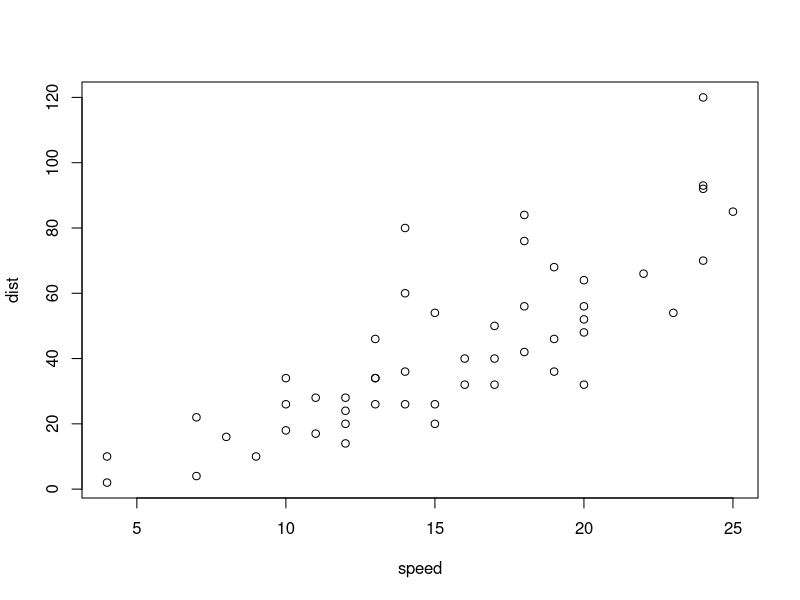
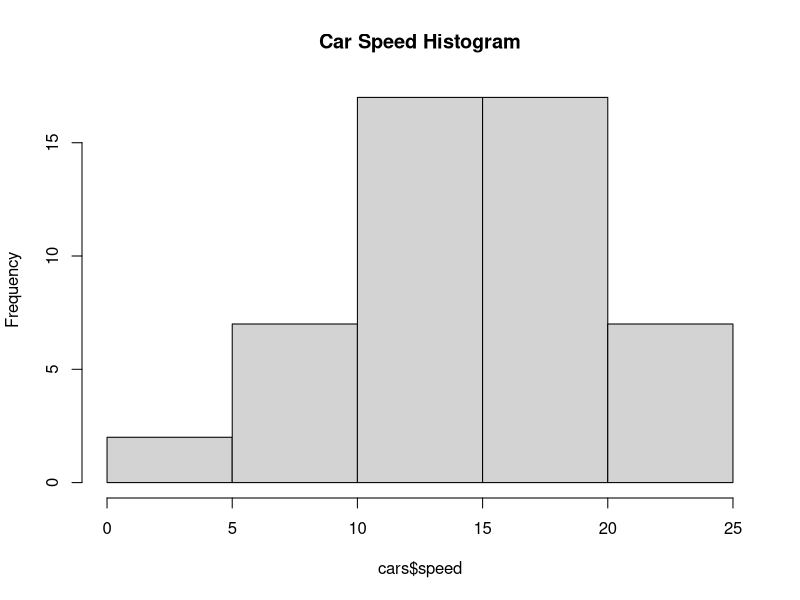
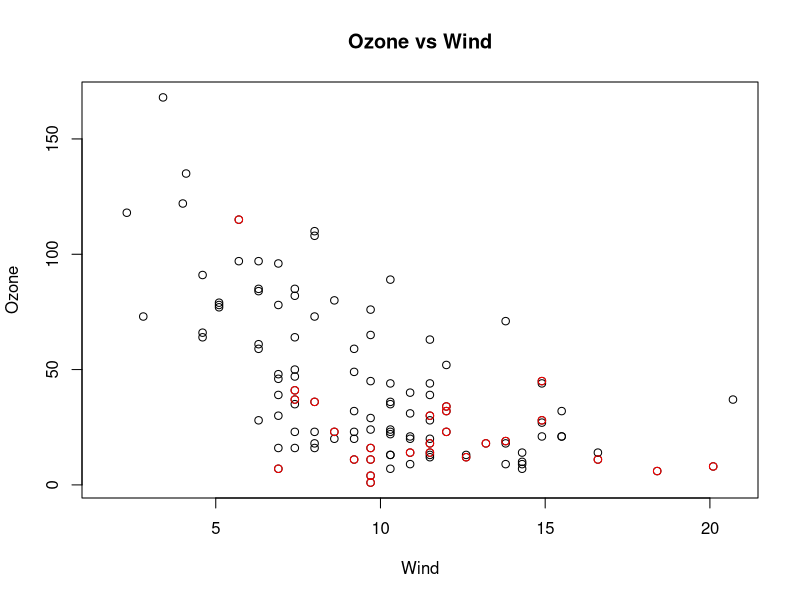
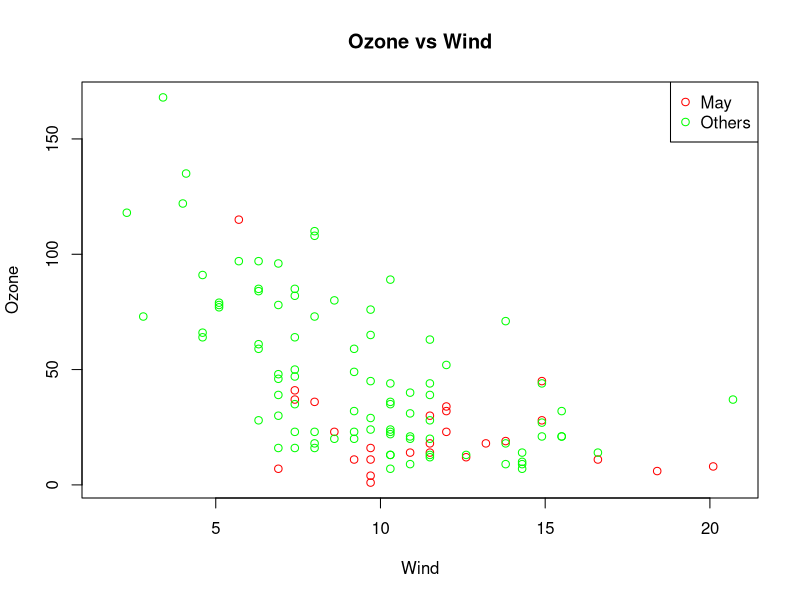
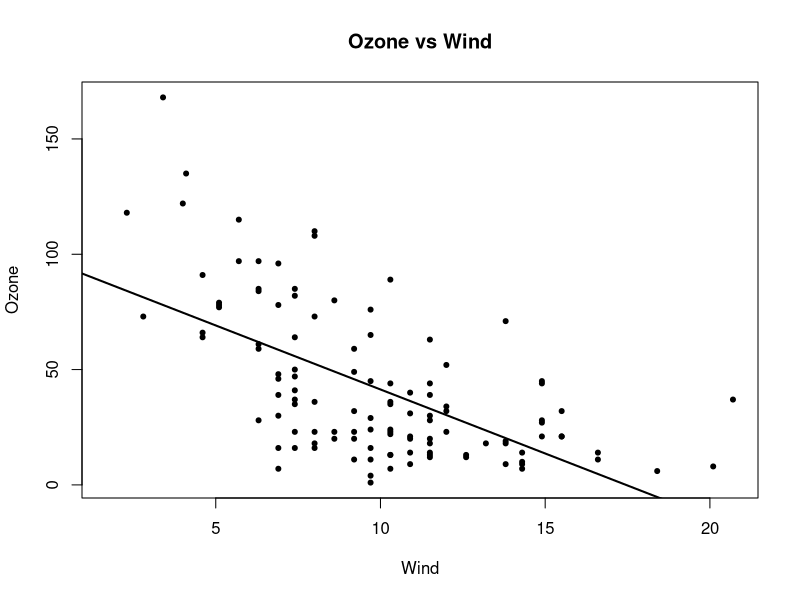
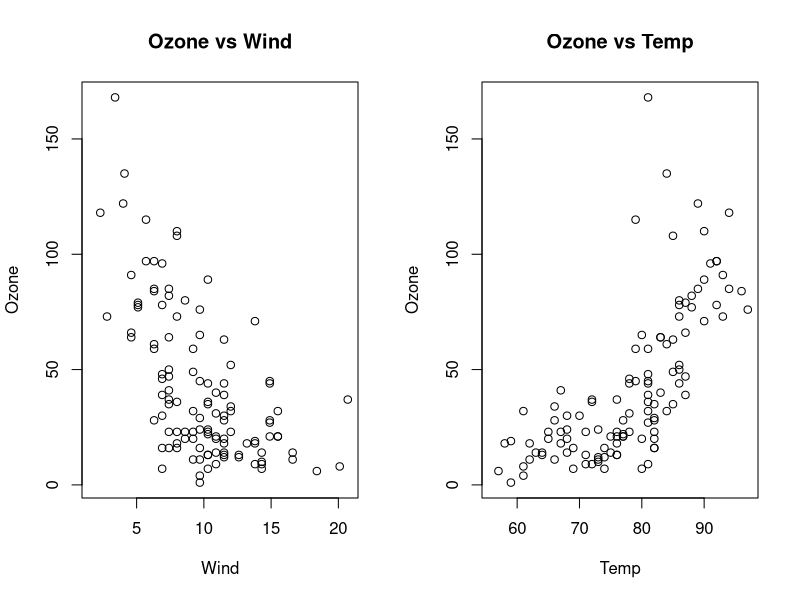
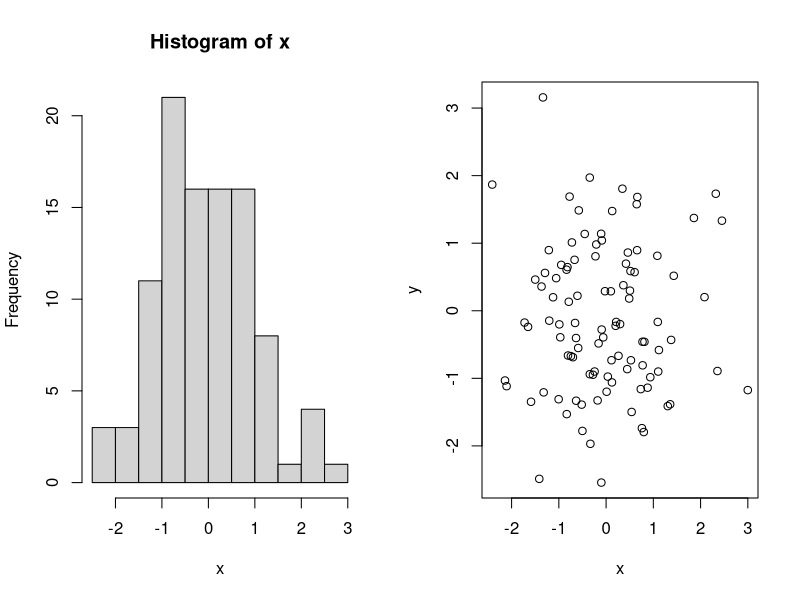
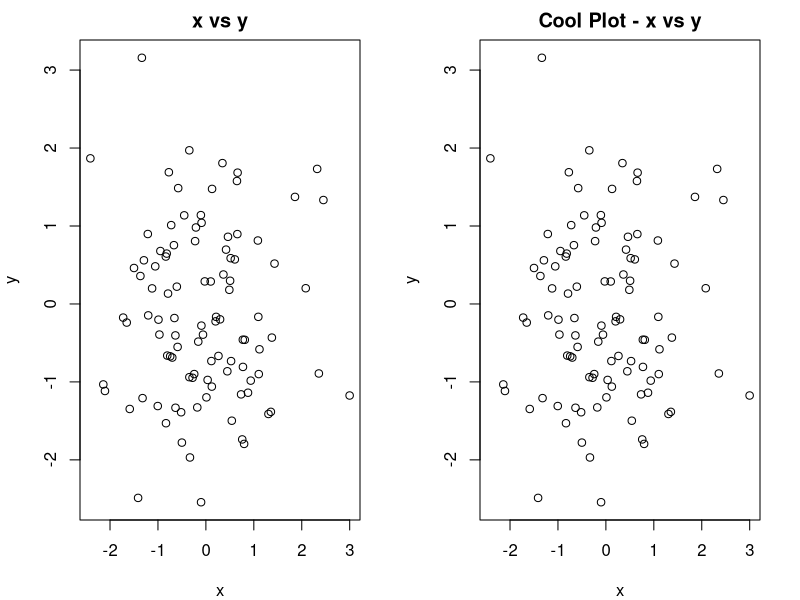

The R script that drew these images, in order:
library(datasets)

data(cars)
with(cars, plot(speed, dist))
head(cars)
hist(cars$speed, main = 'Car Speed Histogram')

data(airquality)
head(airquality)
with(airquality, plot(Wind, Ozone, main = 'Ozone vs Wind'))
with(subset(airquality, Month == 5), points(Wind, Ozone, col = "red"))

# type = 'n does not plot anything
with(airquality, plot(Wind, Ozone, main = 'Ozone vs Wind', type = 'n'))
with(subset(airquality, Month == 5), points(Wind, Ozone, col = "red"))
with(subset(airquality, Month != 5), points(Wind, Ozone, col = "green"))
legend('topright', pch = 1, col = c('red', 'green'), legend = c('May', "Others"))

with(airquality, plot(Wind, Ozone, main = 'Ozone vs Wind', pch = 20))
model <- lm(Ozone ~ Wind, airquality)
abline(model, lwd = 2)

par(mfrow = c(1, 2))
with(airquality, {
    plot(Wind, Ozone, main = 'Ozone vs Wind')
    plot(Temp, Ozone, main = 'Ozone vs Temp')
})

x <- rnorm(100)
hist(x)

y <- rnorm(100)
plot(x, y)

par(mar = c(4, 4, 2, 2))

plot(x, y)
title("x vs y")

pdf(file = "~/Downloads/MyPlot.pdf")
plot(x, y)
title("x vs y")
dev.off()

plot(x, y)
title("Cool Plot - x vs y")
dev.copy(jpeg, file = "~/Downloads/MyPlot.jpg")
dev.off()
